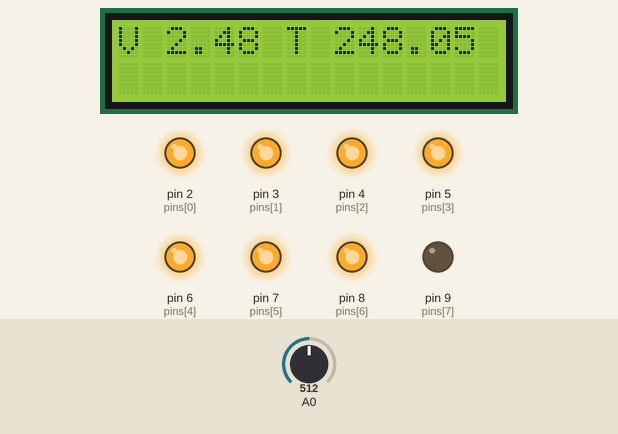
Simulated run of this sketch. Board: Arduino Uno, built with avr-gcc and run on an emulated ATmega328P. Parts: 16×2 character LCD, output pins drawn as LEDs (lit = HIGH). The inputs (shaded band) are chosen by the test bench; at power-on: A0 = 512.

Above: at 1.2 s.
1.3 s: A0 set to 716
At 2.5 s:
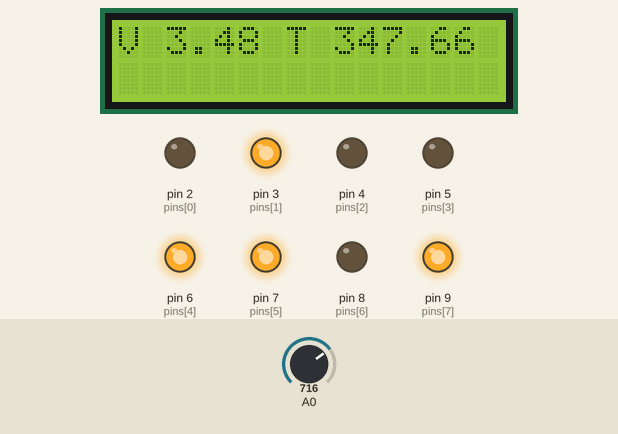
3.6 s: A0 set to 900
At 5.2 s:
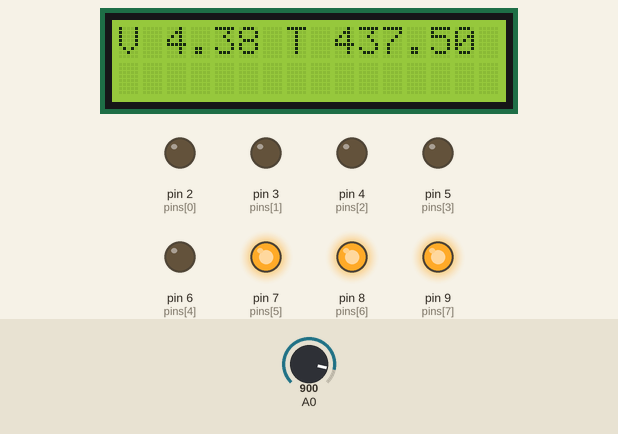
5.6 s: A0 set to 1023
At 6.7 s:
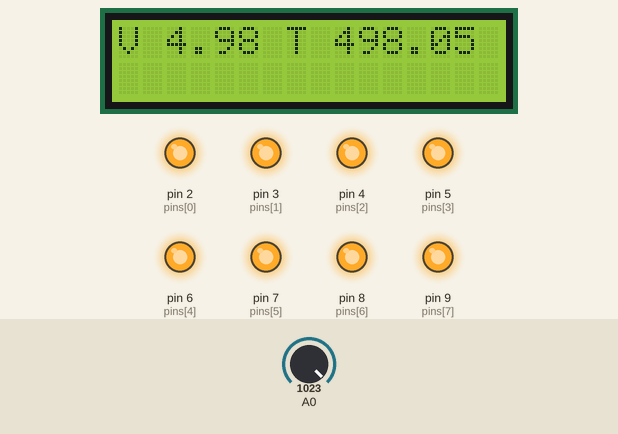
7.6 s: A0 set to 306
At 9.4 s:
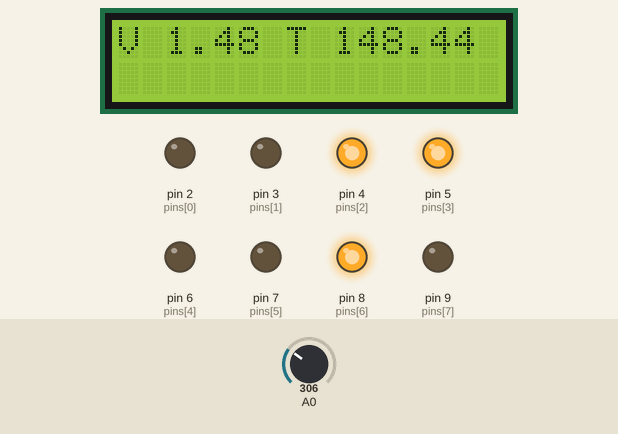
9.7 s: A0 set to 122
At 10.8 s:
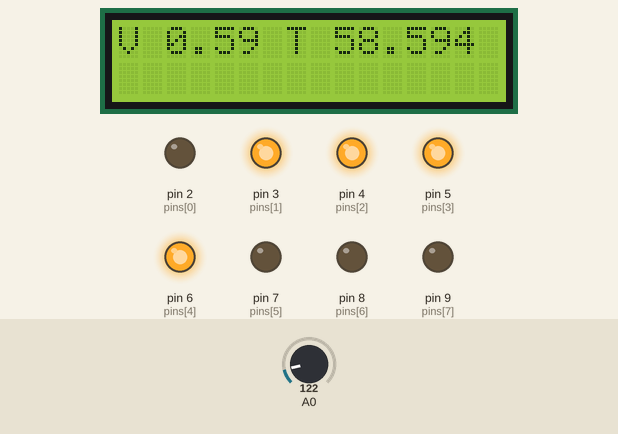
11.7 s: A0 set to 0
At 13.3 s:
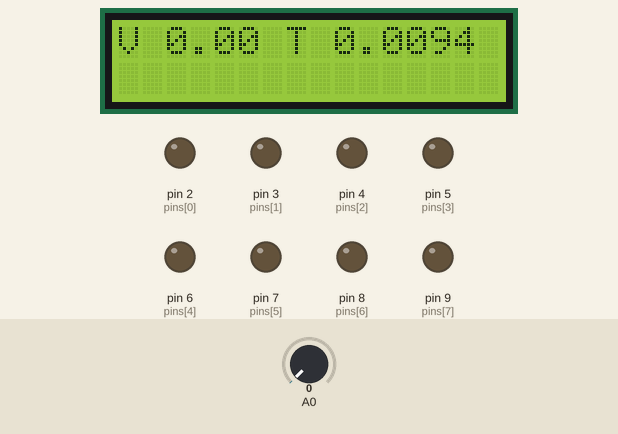
Timing chart, 0 to 14.7 s (numbered marks = the images above; inputs shaded):
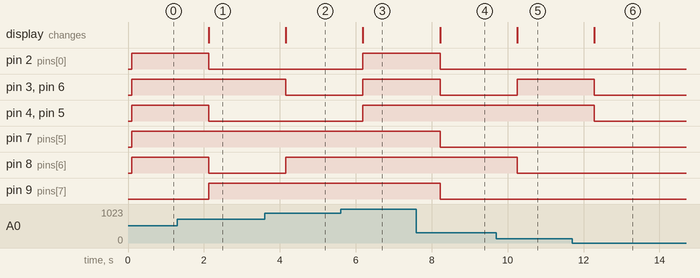

The sketch:

adc_lcd_i2c.ino
```cpp
#include <Wire.h>
#include <LiquidCrystal_I2C.h>
int adc10, adc8, adc2, x;

// Set the LCD address to 0x27 for a 16 chars and 2 line display
LiquidCrystal_I2C lcd(0x27, 16, 2);
const byte numPins = 8;
byte pins[] = {2, 3, 4, 5, 6, 7,8,9};
byte num;

void adc2puerto2() {
  num = map(adc2, 0, 3, 0, 3);
  for (byte i = 0; i < numPins; i++) {
    byte state = bitRead(num, i);
    digitalWrite(pins[i], state);
  }
}
void adc2puerto4() {
  num = map(adc2, 0, 3, 0, 15);
  for (byte i = 0; i < numPins; i++) {
    byte state = bitRead(num, i);
    digitalWrite(pins[i], state);
  }
}
void adc2puerto8() {
  num = map(adc2, 0, 3, 0, 255);
  for (byte i = 0; i < numPins; i++) {
    byte state = bitRead(num, i);
    digitalWrite(pins[i], state);
  }
}
void adc8puerto2() {
  num = map(adc8, 0, 255, 0, 3);
  for (byte i = 0; i < numPins; i++) {
    byte state = bitRead(num, i);
    digitalWrite(pins[i], state);
  }
}
void adc8puerto4() {
  num = map(adc8, 0, 255, 0, 15);
  for (byte i = 0; i < numPins; i++) {
    byte state = bitRead(num, i);
    digitalWrite(pins[i], state);
  }
}
void adc8puerto8() {
  num = map(adc8, 0, 255, 0, 255);
  for (byte i = 0; i < numPins; i++) {
    byte state = bitRead(num, i);
    digitalWrite(pins[i], state);
  }
}
void adc10puerto2() {
  num = map(adc10, 0, 1023, 0, 3);
  for (byte i = 0; i < numPins; i++) {
    byte state = bitRead(num, i);
    digitalWrite(pins[i], state);
  }
}
void adc10puerto4() {
  num = map(adc10, 0, 1023, 0, 15);
  for (byte i = 0; i < numPins; i++) {
    byte state = bitRead(num, i);
    digitalWrite(pins[i], state);
  }
}
void adc10puerto8() {
  num = map(adc10, 0, 1023, 0, 255);
  for (byte i = 0; i < numPins; i++) {
    byte state = bitRead(num, i);
    digitalWrite(pins[i], state);
  }
}
void resolucion10() {
  lcd.setCursor(0, 0);
  lcd.print("V");
  lcd.setCursor(2, 0);
  lcd.print(adc10 * 5.0 / 1024);
  lcd.setCursor(7, 0);
  lcd.print("T");
  lcd.setCursor(9, 0);
  lcd.print(adc10 * 5.0 / 1024 * 100);
}
void resolucion8() {
  lcd.setCursor(0, 0);
  lcd.print("V");
  lcd.setCursor(2, 0);
  lcd.print(adc8 * 5.0 / 256);
  lcd.setCursor(7, 0);
  lcd.print("T");
  lcd.setCursor(9, 0);
  lcd.print(adc8 * 5.0 / 256 * 100);
}
void resolucion2() {
  lcd.setCursor(0, 0);
  lcd.print("V");
  lcd.setCursor(2, 0);
  lcd.print(adc2 * 5.0 / 4);
  lcd.setCursor(7, 0);
  lcd.print("T");
  lcd.setCursor(9, 0);
  lcd.print(adc2 * 5.0 / 4 * 100);
}

void setup()
{
  // initialize the LCD
  Serial.begin(9600);
  lcd.begin();

  // Turn on the blacklight and print a message.
  lcd.backlight();
  lcd.print("Hello, world!");
  lcd.clear();
  pinMode(2, OUTPUT);
  pinMode(3, OUTPUT);
  pinMode(4, OUTPUT);
  pinMode(5, OUTPUT);
  pinMode(6, OUTPUT);
  pinMode(7, OUTPUT);
  pinMode(8, OUTPUT);
  pinMode(9, OUTPUT);
}

void loop()
{
  adc10 = analogRead(A0);
  adc8 = map(adc10, 0, 1023, 0, 255);
  adc2 = map(adc10, 0, 1023, 0, 3);
  resolucion8();
  adc8puerto8();
  delay(1000);
}
```

Measured:
- after the input at 1.3 s, pin 2 (pins[0]), pin 4 (pins[2]), pin 5 (pins[3]), pin 8 (pins[6]): HIGH → LOW after 0.83 s; pin 9 (pins[7]): LOW → HIGH after 0.83 s; the display: changes after 0.83 s (image 1)
- after the input at 3.6 s, pin 3 (pins[1]), pin 6 (pins[4]): HIGH → LOW after 0.56 s; pin 8 (pins[6]): LOW → HIGH after 0.56 s; the display: changes after 0.56 s (image 2)
- after the input at 5.6 s, pin 2 (pins[0]), pin 3 (pins[1]), pin 4 (pins[2]), pin 5 (pins[3]), pin 6 (pins[4]): LOW → HIGH after 0.59 s; the display: changes after 0.59 s (image 3)
- after the input at 7.6 s, pin 2 (pins[0]), pin 3 (pins[1]), pin 6 (pins[4]), pin 7 (pins[5]), pin 9 (pins[7]): HIGH → LOW after 0.62 s; the display: changes after 0.62 s (image 4)
- after the input at 9.7 s, pin 3 (pins[1]), pin 6 (pins[4]): LOW → HIGH after 0.55 s; pin 8 (pins[6]): HIGH → LOW after 0.55 s; the display: changes after 0.55 s (image 5)
- after the input at 11.7 s, pin 3 (pins[1]), pin 4 (pins[2]), pin 5 (pins[3]), pin 6 (pins[4]): HIGH → LOW after 0.58 s; the display: changes after 0.58 s (image 6)
